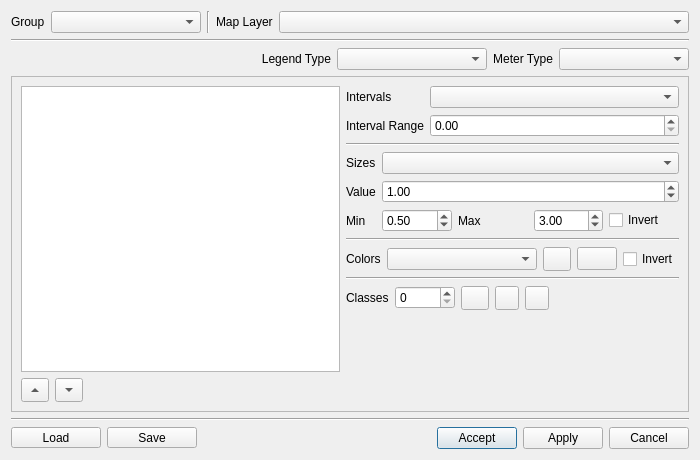
<?xml version="1.0" encoding="UTF-8"?>
<ui version="4.0">
 <class>Dialog</class>
 <widget class="QDialog" name="Dialog">
  <property name="geometry">
   <rect>
    <x>0</x>
    <y>0</y>
    <width>700</width>
    <height>460</height>
   </rect>
  </property>
  <property name="minimumSize">
   <size>
    <width>640</width>
    <height>420</height>
   </size>
  </property>
  <property name="windowTitle">
   <string>QGISRed Legend Editor</string>
  </property>
  <property name="modal">
   <bool>false</bool>
  </property>
  <layout class="QVBoxLayout" name="dialogLayout">
   <item>
    <layout class="QHBoxLayout" name="headerLayout">
     <item>
      <widget class="QLabel" name="label_2">
       <property name="text">
        <string>Group</string>
       </property>
       <property name="buddy">
        <cstring>cbGroups</cstring>
       </property>
      </widget>
     </item>
     <item>
      <widget class="QComboBox" name="cbGroups">
       <property name="minimumSize">
        <size>
         <width>150</width>
         <height>0</height>
        </size>
       </property>
      </widget>
     </item>
     <item>
      <widget class="Line" name="line_6">
       <property name="orientation">
        <enum>Qt::Vertical</enum>
       </property>
      </widget>
     </item>
     <item>
      <widget class="QLabel" name="label">
       <property name="text">
        <string>Map Layer</string>
       </property>
       <property name="buddy">
        <cstring>cbLegendLayer</cstring>
       </property>
      </widget>
     </item>
     <item>
      <widget class="QgsMapLayerComboBox" name="cbLegendLayer">
       <property name="sizePolicy">
        <sizepolicy hsizetype="Expanding" vsizetype="Fixed">
         <horstretch>1</horstretch>
         <verstretch>0</verstretch>
        </sizepolicy>
       </property>
       <property name="minimumSize">
        <size>
         <width>150</width>
         <height>0</height>
        </size>
       </property>
      </widget>
     </item>
    </layout>
   </item>
   <item>
    <widget class="Line" name="line_2">
     <property name="orientation">
      <enum>Qt::Horizontal</enum>
     </property>
    </widget>
   </item>
   <item>
    <layout class="QHBoxLayout" name="captionLayout">
     <item>
      <widget class="QLabel" name="labelFrameLegends">
       <property name="sizePolicy">
        <sizepolicy hsizetype="Expanding" vsizetype="Preferred">
         <horstretch>1</horstretch>
         <verstretch>0</verstretch>
        </sizepolicy>
       </property>
       <property name="text">
        <string/>
       </property>
      </widget>
     </item>
     <item>
      <widget class="QLabel" name="labelLegendsType">
       <property name="text">
        <string>Legend Type</string>
       </property>
       <property name="alignment">
        <set>Qt::AlignRight|Qt::AlignTrailing|Qt::AlignVCenter</set>
       </property>
       <property name="buddy">
        <cstring>cbLegendsType</cstring>
       </property>
      </widget>
     </item>
     <item>
      <widget class="QComboBox" name="cbLegendsType">
       <property name="minimumSize">
        <size>
         <width>150</width>
         <height>0</height>
        </size>
       </property>
      </widget>
     </item>
     <item>
      <widget class="QLabel" name="labelMeterType">
       <property name="text">
        <string>Meter Type</string>
       </property>
       <property name="alignment">
        <set>Qt::AlignRight|Qt::AlignTrailing|Qt::AlignVCenter</set>
       </property>
       <property name="buddy">
        <cstring>cbMeterType</cstring>
       </property>
      </widget>
     </item>
     <item>
      <widget class="QComboBox" name="cbMeterType">
       <property name="minimumSize">
        <size>
         <width>130</width>
         <height>0</height>
        </size>
       </property>
      </widget>
     </item>
    </layout>
   </item>
   <item>
    <widget class="QScrollArea" name="scrollArea_4">
     <property name="sizePolicy">
      <sizepolicy hsizetype="Expanding" vsizetype="Expanding">
       <horstretch>0</horstretch>
       <verstretch>1</verstretch>
      </sizepolicy>
     </property>
     <property name="frameShape">
      <enum>QFrame::NoFrame</enum>
     </property>
     <property name="sizeAdjustPolicy">
      <enum>QAbstractScrollArea::AdjustToContents</enum>
     </property>
     <property name="widgetResizable">
      <bool>true</bool>
     </property>
     <widget class="QWidget" name="scrollAreaWidgetContents_4">
      <property name="geometry">
       <rect>
        <x>0</x>
        <y>0</y>
        <width>682</width>
        <height>340</height>
       </rect>
      </property>
      <layout class="QVBoxLayout" name="verticalLayout_6">
       <property name="leftMargin">
        <number>0</number>
       </property>
       <property name="topMargin">
        <number>0</number>
       </property>
       <property name="rightMargin">
        <number>0</number>
       </property>
       <property name="bottomMargin">
        <number>0</number>
       </property>
       <item>
        <widget class="QFrame" name="frameLegends">
         <property name="frameShape">
          <enum>QFrame::StyledPanel</enum>
         </property>
         <property name="frameShadow">
          <enum>QFrame::Sunken</enum>
         </property>
         <layout class="QHBoxLayout" name="frameLegendsLayout">
          <item>
           <layout class="QVBoxLayout" name="tableColumnLayout">
            <item>
             <widget class="QTableWidget" name="tableView">
              <property name="sizePolicy">
               <sizepolicy hsizetype="Expanding" vsizetype="Expanding">
                <horstretch>1</horstretch>
                <verstretch>0</verstretch>
               </sizepolicy>
              </property>
              <property name="minimumSize">
               <size>
                <width>300</width>
                <height>0</height>
               </size>
              </property>
              <property name="frameShape">
               <enum>QFrame::StyledPanel</enum>
              </property>
              <property name="showGrid">
               <bool>true</bool>
              </property>
             </widget>
            </item>
            <item>
             <layout class="QHBoxLayout" name="moveButtonsLayout">
              <item>
               <widget class="QToolButton" name="btUp">
                <property name="minimumSize">
                 <size>
                  <width>28</width>
                  <height>24</height>
                 </size>
                </property>
                <property name="arrowType">
                 <enum>Qt::UpArrow</enum>
                </property>
               </widget>
              </item>
              <item>
               <widget class="QToolButton" name="btDown">
                <property name="minimumSize">
                 <size>
                  <width>28</width>
                  <height>24</height>
                 </size>
                </property>
                <property name="arrowType">
                 <enum>Qt::DownArrow</enum>
                </property>
               </widget>
              </item>
              <item>
               <spacer name="moveButtonsSpacer">
                <property name="orientation">
                 <enum>Qt::Horizontal</enum>
                </property>
                <property name="sizeHint" stdset="0">
                 <size>
                  <width>10</width>
                  <height>10</height>
                 </size>
                </property>
               </spacer>
              </item>
             </layout>
            </item>
           </layout>
          </item>
          <item>
           <widget class="QWidget" name="optionsPanel" native="true">
            <property name="sizePolicy">
             <sizepolicy hsizetype="Maximum" vsizetype="Preferred">
              <horstretch>0</horstretch>
              <verstretch>0</verstretch>
             </sizepolicy>
            </property>
            <layout class="QVBoxLayout" name="optionsPanelLayout">
             <property name="leftMargin">
              <number>0</number>
             </property>
             <property name="topMargin">
              <number>0</number>
             </property>
             <property name="rightMargin">
              <number>0</number>
             </property>
             <property name="bottomMargin">
              <number>0</number>
             </property>
             <item>
              <layout class="QFormLayout" name="classificationForm">
               <item row="0" column="0">
                <widget class="QLabel" name="labelMode">
                 <property name="text">
                  <string>Intervals</string>
                 </property>
                 <property name="buddy">
                  <cstring>cbMode</cstring>
                 </property>
                </widget>
               </item>
               <item row="0" column="1">
                <widget class="QComboBox" name="cbMode">
                 <property name="minimumSize">
                  <size>
                   <width>150</width>
                   <height>0</height>
                  </size>
                 </property>
                </widget>
               </item>
               <item row="1" column="0">
                <widget class="QLabel" name="labelIntervalRange">
                 <property name="text">
                  <string>Interval Range</string>
                 </property>
                 <property name="buddy">
                  <cstring>spinIntervalRange</cstring>
                 </property>
                </widget>
               </item>
               <item row="1" column="1">
                <widget class="QDoubleSpinBox" name="spinIntervalRange">
                 <property name="minimumSize">
                  <size>
                   <width>90</width>
                   <height>0</height>
                  </size>
                 </property>
                 <property name="maximum">
                  <double>9999999999999999583119736832.000000000000000</double>
                 </property>
                </widget>
               </item>
              </layout>
             </item>
             <item>
              <widget class="Line" name="line_4">
               <property name="orientation">
                <enum>Qt::Horizontal</enum>
               </property>
              </widget>
             </item>
             <item>
              <layout class="QFormLayout" name="sizesForm">
               <item row="0" column="0">
                <widget class="QLabel" name="labelSizes">
                 <property name="text">
                  <string>Sizes</string>
                 </property>
                 <property name="buddy">
                  <cstring>cbSizes</cstring>
                 </property>
                </widget>
               </item>
               <item row="0" column="1">
                <widget class="QComboBox" name="cbSizes">
                 <property name="minimumSize">
                  <size>
                   <width>150</width>
                   <height>0</height>
                  </size>
                 </property>
                </widget>
               </item>
               <item row="1" column="0">
                <widget class="QLabel" name="labelSizeValue">
                 <property name="text">
                  <string>Value</string>
                 </property>
                 <property name="buddy">
                  <cstring>spinSizeEqual</cstring>
                 </property>
                </widget>
               </item>
               <item row="1" column="1">
                <widget class="QDoubleSpinBox" name="spinSizeEqual">
                 <property name="minimumSize">
                  <size>
                   <width>90</width>
                   <height>0</height>
                  </size>
                 </property>
                 <property name="maximum">
                  <double>20.000000000000000</double>
                 </property>
                 <property name="singleStep">
                  <double>0.100000000000000</double>
                 </property>
                 <property name="value">
                  <double>1.000000000000000</double>
                 </property>
                </widget>
               </item>
               <item row="2" column="0">
                <widget class="QLabel" name="labelSpinMin">
                 <property name="text">
                  <string>Min</string>
                 </property>
                 <property name="buddy">
                  <cstring>spinSizeMin</cstring>
                 </property>
                </widget>
               </item>
               <item row="2" column="1">
                <layout class="QHBoxLayout" name="sizeRangeLayout">
                 <item>
                  <widget class="QDoubleSpinBox" name="spinSizeMin">
                   <property name="minimumSize">
                    <size>
                     <width>65</width>
                     <height>0</height>
                    </size>
                   </property>
                   <property name="singleStep">
                    <double>0.100000000000000</double>
                   </property>
                   <property name="value">
                    <double>0.500000000000000</double>
                   </property>
                  </widget>
                 </item>
                 <item>
                  <widget class="QLabel" name="labelSpinMax">
                   <property name="text">
                    <string>Max</string>
                   </property>
                   <property name="buddy">
                    <cstring>spinSizeMax</cstring>
                   </property>
                  </widget>
                 </item>
                 <item>
                  <widget class="QDoubleSpinBox" name="spinSizeMax">
                   <property name="minimumSize">
                    <size>
                     <width>65</width>
                     <height>0</height>
                    </size>
                   </property>
                   <property name="maximum">
                    <double>20.000000000000000</double>
                   </property>
                   <property name="singleStep">
                    <double>0.100000000000000</double>
                   </property>
                   <property name="value">
                    <double>3.000000000000000</double>
                   </property>
                  </widget>
                 </item>
                 <item>
                  <widget class="QCheckBox" name="ckSizeInvert">
                   <property name="text">
                    <string>Invert</string>
                   </property>
                  </widget>
                 </item>
                </layout>
               </item>
              </layout>
             </item>
             <item>
              <widget class="Line" name="line_5">
               <property name="orientation">
                <enum>Qt::Horizontal</enum>
               </property>
              </widget>
             </item>
             <item>
              <layout class="QFormLayout" name="colorsForm">
               <item row="0" column="0">
                <widget class="QLabel" name="labelColors">
                 <property name="text">
                  <string>Colors</string>
                 </property>
                 <property name="buddy">
                  <cstring>cbColors</cstring>
                 </property>
                </widget>
               </item>
               <item row="0" column="1">
                <layout class="QHBoxLayout" name="colorControlsLayout">
                 <item>
                  <widget class="QComboBox" name="cbColors">
                   <property name="minimumSize">
                    <size>
                     <width>150</width>
                     <height>0</height>
                    </size>
                   </property>
                  </widget>
                 </item>
                 <item>
                  <widget class="QPushButton" name="btRefreshColors">
                   <property name="minimumSize">
                    <size>
                     <width>24</width>
                     <height>24</height>
                    </size>
                   </property>
                   <property name="maximumSize">
                    <size>
                     <width>28</width>
                     <height>28</height>
                    </size>
                   </property>
                   <property name="text">
                    <string/>
                   </property>
                  </widget>
                 </item>
                 <item>
                  <widget class="QgsColorButton" name="btColorEqual">
                   <property name="minimumSize">
                    <size>
                     <width>40</width>
                     <height>22</height>
                    </size>
                   </property>
                   <property name="maximumSize">
                    <size>
                     <width>40</width>
                     <height>16777215</height>
                    </size>
                   </property>
                  </widget>
                 </item>
                 <item>
                  <widget class="QCheckBox" name="ckColorInvert">
                   <property name="text">
                    <string>Invert</string>
                   </property>
                  </widget>
                 </item>
                </layout>
               </item>
              </layout>
             </item>
             <item>
              <layout class="QHBoxLayout" name="palletesHorizontalLayout"/>
             </item>
             <item>
              <widget class="Line" name="line_7">
               <property name="orientation">
                <enum>Qt::Horizontal</enum>
               </property>
              </widget>
             </item>
             <item>
              <layout class="QFormLayout" name="classesForm">
               <item row="0" column="0">
                <widget class="QLabel" name="labelClass">
                 <property name="text">
                  <string>Classes</string>
                 </property>
                 <property name="buddy">
                  <cstring>leClassCount</cstring>
                 </property>
                </widget>
               </item>
               <item row="0" column="1">
                <layout class="QHBoxLayout" name="classControlsLayout">
                 <item>
                  <widget class="QSpinBox" name="leClassCount">
                   <property name="minimumSize">
                    <size>
                     <width>60</width>
                     <height>0</height>
                    </size>
                   </property>
                  </widget>
                 </item>
                 <item>
                  <widget class="QPushButton" name="btClassifyAll">
                   <property name="minimumSize">
                    <size>
                     <width>24</width>
                     <height>24</height>
                    </size>
                   </property>
                   <property name="maximumSize">
                    <size>
                     <width>28</width>
                     <height>28</height>
                    </size>
                   </property>
                   <property name="text">
                    <string/>
                   </property>
                  </widget>
                 </item>
                 <item>
                  <widget class="QToolButton" name="btClassPlus">
                   <property name="minimumSize">
                    <size>
                     <width>24</width>
                     <height>24</height>
                    </size>
                   </property>
                   <property name="text">
                    <string/>
                   </property>
                  </widget>
                 </item>
                 <item>
                  <widget class="QToolButton" name="btClassMinus">
                   <property name="minimumSize">
                    <size>
                     <width>24</width>
                     <height>24</height>
                    </size>
                   </property>
                   <property name="text">
                    <string/>
                   </property>
                  </widget>
                 </item>
                 <item>
                  <spacer name="classControlsSpacer">
                   <property name="orientation">
                    <enum>Qt::Horizontal</enum>
                   </property>
                   <property name="sizeHint" stdset="0">
                    <size>
                     <width>10</width>
                     <height>10</height>
                    </size>
                   </property>
                  </spacer>
                 </item>
                </layout>
               </item>
              </layout>
             </item>
             <item>
              <spacer name="verticalSpacer">
               <property name="orientation">
                <enum>Qt::Vertical</enum>
               </property>
               <property name="sizeHint" stdset="0">
                <size>
                 <width>10</width>
                 <height>1</height>
                </size>
               </property>
              </spacer>
             </item>
            </layout>
           </widget>
          </item>
         </layout>
        </widget>
       </item>
      </layout>
     </widget>
    </widget>
   </item>
   <item>
    <widget class="Line" name="line">
     <property name="orientation">
      <enum>Qt::Horizontal</enum>
     </property>
    </widget>
   </item>
   <item>
    <layout class="QHBoxLayout" name="buttonsLayout">
     <item>
      <widget class="QToolButton" name="btLoadMenu">
       <property name="minimumSize">
        <size>
         <width>90</width>
         <height>0</height>
        </size>
       </property>
       <property name="text">
        <string>Load</string>
       </property>
       <property name="popupMode">
        <enum>QToolButton::InstantPopup</enum>
       </property>
       <property name="toolButtonStyle">
        <enum>Qt::ToolButtonTextOnly</enum>
       </property>
      </widget>
     </item>
     <item>
      <widget class="QToolButton" name="btSaveMenu">
       <property name="minimumSize">
        <size>
         <width>90</width>
         <height>0</height>
        </size>
       </property>
       <property name="text">
        <string>Save</string>
       </property>
       <property name="popupMode">
        <enum>QToolButton::InstantPopup</enum>
       </property>
       <property name="toolButtonStyle">
        <enum>Qt::ToolButtonTextOnly</enum>
       </property>
      </widget>
     </item>
     <item>
      <spacer name="buttonsSpacer">
       <property name="orientation">
        <enum>Qt::Horizontal</enum>
       </property>
       <property name="sizeHint" stdset="0">
        <size>
         <width>40</width>
         <height>10</height>
        </size>
       </property>
      </spacer>
     </item>
     <item>
      <widget class="QPushButton" name="btAcceptLegend">
       <property name="text">
        <string>Accept</string>
       </property>
       <property name="default">
        <bool>true</bool>
       </property>
      </widget>
     </item>
     <item>
      <widget class="QPushButton" name="btApplyLegend">
       <property name="text">
        <string>Apply</string>
       </property>
       <property name="autoDefault">
        <bool>false</bool>
       </property>
      </widget>
     </item>
     <item>
      <widget class="QPushButton" name="btCancelLegend">
       <property name="text">
        <string>Cancel</string>
       </property>
       <property name="autoDefault">
        <bool>false</bool>
       </property>
      </widget>
     </item>
    </layout>
   </item>
  </layout>
 </widget>
 <customwidgets>
  <customwidget>
   <class>QgsColorButton</class>
   <extends>QToolButton</extends>
   <header>qgscolorbutton.h</header>
  </customwidget>
  <customwidget>
   <class>QgsMapLayerComboBox</class>
   <extends>QComboBox</extends>
   <header>qgsmaplayercombobox.h</header>
  </customwidget>
 </customwidgets>
 <tabstops>
  <tabstop>cbGroups</tabstop>
  <tabstop>cbLegendLayer</tabstop>
  <tabstop>cbLegendsType</tabstop>
  <tabstop>cbMeterType</tabstop>
  <tabstop>tableView</tabstop>
  <tabstop>btUp</tabstop>
  <tabstop>btDown</tabstop>
  <tabstop>cbMode</tabstop>
  <tabstop>spinIntervalRange</tabstop>
  <tabstop>cbSizes</tabstop>
  <tabstop>spinSizeEqual</tabstop>
  <tabstop>spinSizeMin</tabstop>
  <tabstop>spinSizeMax</tabstop>
  <tabstop>ckSizeInvert</tabstop>
  <tabstop>cbColors</tabstop>
  <tabstop>btRefreshColors</tabstop>
  <tabstop>btColorEqual</tabstop>
  <tabstop>ckColorInvert</tabstop>
  <tabstop>leClassCount</tabstop>
  <tabstop>btClassifyAll</tabstop>
  <tabstop>btClassPlus</tabstop>
  <tabstop>btClassMinus</tabstop>
  <tabstop>btLoadMenu</tabstop>
  <tabstop>btSaveMenu</tabstop>
  <tabstop>btAcceptLegend</tabstop>
  <tabstop>btApplyLegend</tabstop>
  <tabstop>btCancelLegend</tabstop>
 </tabstops>
 <resources/>
 <connections/>
</ui>
